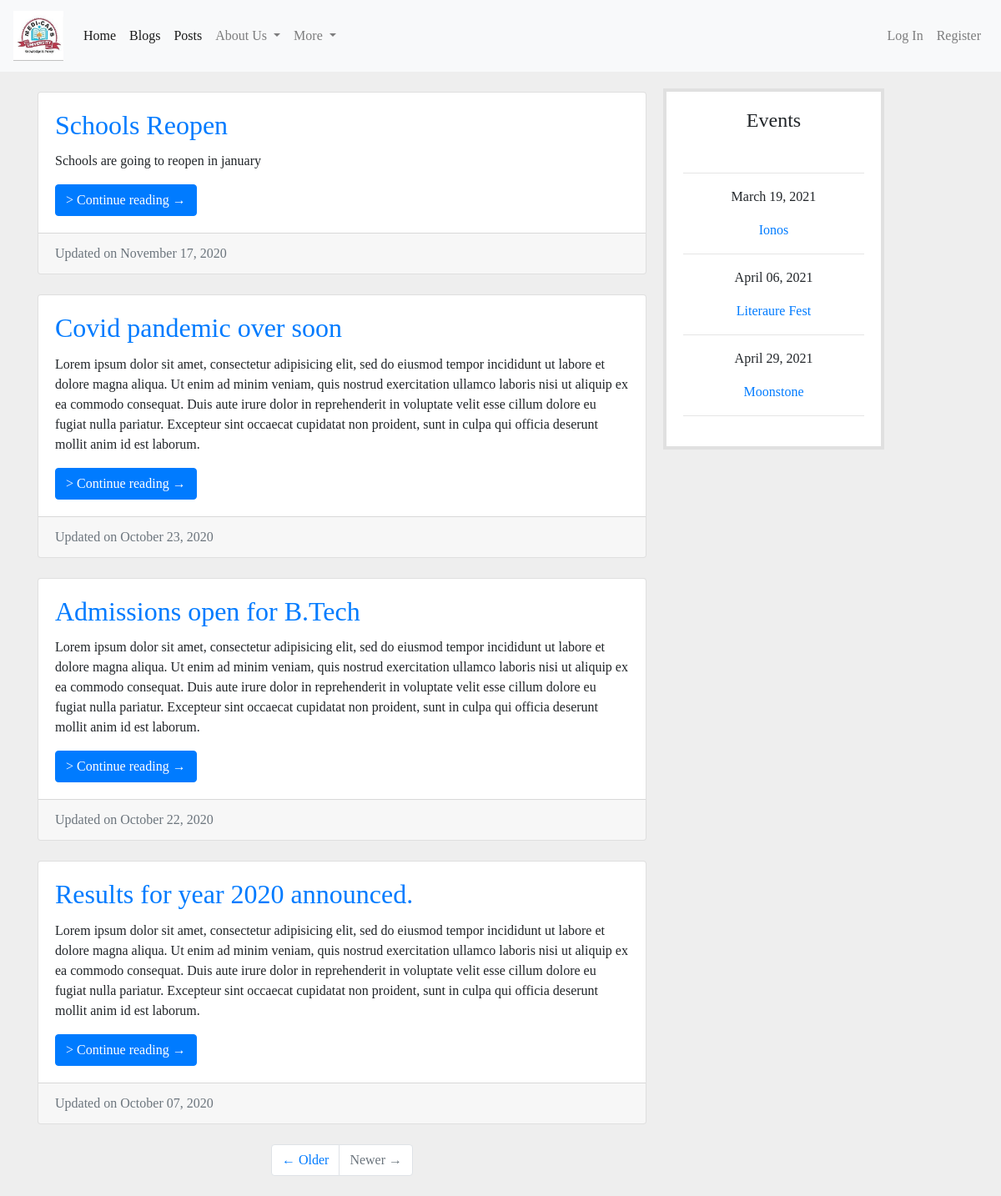
The page /common/news/ on the database as committed earlier.
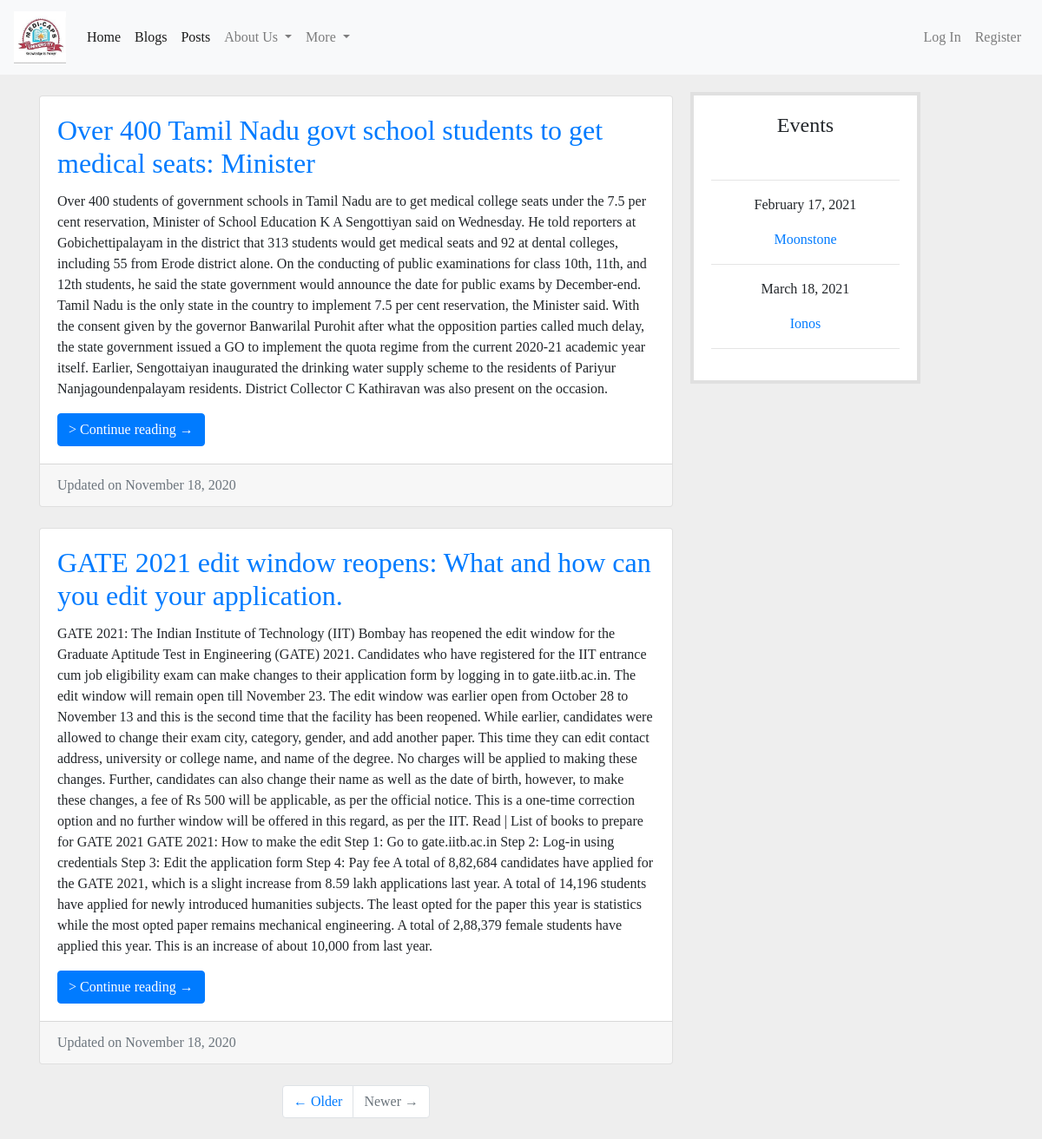
The same page on the database as committed later.
### common/models.py (models this page shows, shortened)
class News(models.Model):
	title = models.CharField(max_length = 100)
	content = models.TextField()
	date_posted = models.DateTimeField(default = timezone.now)
	pic = models.ImageField(upload_to='news_pic', default='blog-post.jpg')

class Event(models.Model):
	title = models.CharField(max_length = 100)
	content = models.TextField()
	date_posted = models.DateTimeField(default = timezone.now)
	date_of_event = models.DateField()
	venue = models.TextField()
	time = models.CharField(max_length=50, null=True, blank=True)
	pic = models.ImageField(upload_to='event_pic', null=True, blank=True)
	organizing_committee = models.CharField(max_length=50, null=True, blank=True)
	phone_number = models.CharField(max_length=50, null=True, blank=True)
	email = models.CharField(max_length=100, null=True, blank=True)

### common/views.py (the view)
# urls.py: path('common/news/', common_views.NewsListView.as_view(), name = 'news-home'),
class NewsListView(ListView):
	model = News
	template_name = 'common/news.html'
	queryset = News.objects.order_by('date_posted')
	def get_context_data(self, **kwargs):
		context = ListView.get_context_data(self, **kwargs)
		context['news'] = News.objects.all().order_by('-date_posted')
		context['events'] = Event.objects.all().order_by('date_of_event')
		return context

### common/templates/common/news.html (shortened to what this page needs)
{% extends "common/base.html" %}
{% load static %}
{% block style %}
  <link rel="stylesheet" type="text/css" href="{% static 'common/customcss/index_style.css' %}">
{% endblock style %}
{% block content %}
    <div class="main-area">
    <div class="container">
      <div class="row">
        <div class="col-md-8">
          {% for item in news %}
          <div class="card mb-4">
            <div class="card-body">
              <h2 class="card-title"><a href="{% url 'news-detail' item.id %}">{{ item.title }}</a></h2>
              <p class="card-text">
                {{ item.content }}
              </p>
              <a href="{% url 'news-detail' item.id %}" class="btn btn-primary">> Continue reading &rarr;</a>
            </div>
            <div class="card-footer text-muted">Updated on {{ item.date_posted|date:"F d, Y" }}</div>
          </div>
          {% endfor %}
          <ul class="pagination justify-content-center mb-4">
            <li class="page-item">
              <a class="page-link" href="#">&larr; Older</a>
            </li>
            <li class="page-item disabled">
              <a class="page-link" href="#">Newer &rarr;</a>
            </li>
          </ul>
        </div>
        <div class="col-lg-3">
          <div class="latest-news">
            <h4>Events</h4><br/>
            <hr>
            {% for item in events %}
            <p>{{ item.date_of_event|date:"F d, Y" }}</p>
            <p><a href="{% url 'events-detail' item.id %}">{{ item.title }}</a></p>
            <hr>
            {% endfor %}
          </div>
        </div>
      </div>
    </div>
    </div>
{% endblock content %}

Rows that differ between the two databases and show on the page:
removed News: title "Schools Reopen", content "Schools are going to reopen in january", date_posted "November 17, 2020"
removed News: title "Covid pandemic over soon", content "Lorem ipsum dolor sit amet, consectetur adipisicing elit, sed do eiusmod tempor incididunt ut labore et dolore magna aliqua. Ut enim ad minim veniam, quis nostrud exercitation ullamco laboris nisi ut aliquip ex ea commodo consequat. Duis aute irure dolor in reprehenderit in voluptate velit esse cillum dolore eu fugiat nulla pariatur. Excepteur sint occaecat cupidatat non proident, sunt in culpa qui officia deserunt mollit anim id est laborum.", date_posted "October 23, 2020"
removed News: title "Admissions open for B.Tech", content "Lorem ipsum dolor sit amet, consectetur adipisicing elit, sed do eiusmod tempor incididunt ut labore et dolore magna aliqua. Ut enim ad minim veniam, quis nostrud exercitation ullamco laboris nisi ut aliquip ex ea commodo consequat. Duis aute irure dolor in reprehenderit in voluptate velit esse cillum dolore eu fugiat nulla pariatur. Excepteur sint occaecat cupidatat non proident, sunt in culpa qui officia deserunt mollit anim id est laborum.", date_posted "October 22, 2020"
removed News: title "Results for year 2020 announced.", content "Lorem ipsum dolor sit amet, consectetur adipisicing elit, sed do eiusmod tempor incididunt ut labore et dolore magna aliqua. Ut enim ad minim veniam, quis nostrud exercitation ullamco laboris nisi ut aliquip ex ea commodo consequat. Duis aute irure dolor in reprehenderit in voluptate velit esse cillum dolore eu fugiat nulla pariatur. Excepteur sint occaecat cupidatat non proident, sunt in culpa qui officia deserunt mollit anim id est laborum.", date_posted "October 07, 2020"
removed Event: date_of_event "April 06, 2021", title "Literaure Fest"
added News: title "Over 400 Tamil Nadu govt school students to get medical seats: Minister", content "Over 400 students of government schools in Tamil Nadu are to get medical college seats under the 7.5 per cent reservation, Minister of School Education K A Sengottiyan said on Wednesday. He told reporters at Gobichettipalayam in the district that 313 students would get medical seats and 92 at dental colleges, including 55 from Erode district alone. On the conducting of public examinations for class 10th, 11th, and 12th students, he said the state government would announce the date for public exams by December-end. Tamil Nadu is the only state in the country to implement 7.5 per cent reservation, the Minister said. With the consent given by the governor Banwarilal Purohit after what the…", date_posted "November 18, 2020"
added News: title "GATE 2021 edit window reopens: What and how can you edit your application.", content "GATE 2021: The Indian Institute of Technology (IIT) Bombay has reopened the edit window for the Graduate Aptitude Test in Engineering (GATE) 2021. Candidates who have registered for the IIT entrance cum job eligibility exam can make changes to their application form by logging in to gate.iitb.ac.in. The edit window will remain open till November 23. The edit window was earlier open from October 28 to November 13 and this is the second time that the facility has been reopened. While earlier, candidates were allowed to change their exam city, category, gender, and add another paper. This time they can edit contact address, university or college name, and name of the degree. No charges will be…", date_posted "November 18, 2020"
changed Event: date_of_event "March 19, 2021" → "February 17, 2021"; title "Ionos" → "Moonstone"
changed Event: date_of_event "April 29, 2021" → "March 18, 2021"; title "Moonstone" → "Ionos"
